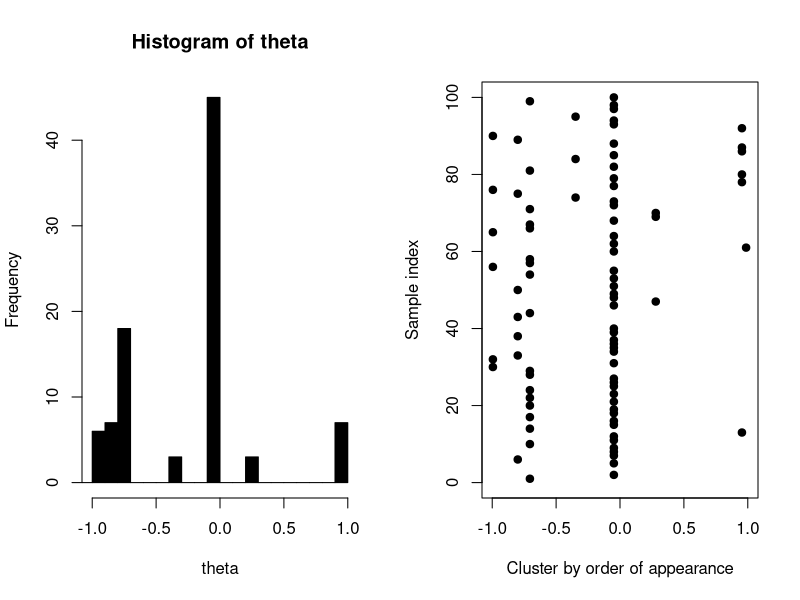

The R source for this figure:
# This script shows 
#   an example of polya urn process.
#
# Desciption:
#   Assume F ~ DP(alpha, G0) with alpha = 5, G0 ~ N (0, 1). 
#   Let theta.i ~ F, generate 10000 samples from F using the Polya urn scheme.
# 
# License: GNU v3
#
# Date: October 19, 2016
#
# Authors:
#    Rcode was written by Jiali Lin.
#    Depts. of Statistics, Virginia Tech,
#    Hutcheson Hall, 403K, Blacksburg, VA 24061 
#
# Source:
#   http://www.apps.stat.vt.edu/zhu/teaching/2016/6474/6474_2016.htm

polya_urn_model <- function(G_0, N, alpha) {
  balls <- c()
  
  for (i in 1:N) {
    if (runif(1) < alpha / (alpha + length(balls))) {
      # Add a new ball color.
      new_color <- G_0()
      balls <- c(balls, new_color)
      } 
    else {# Pick out a ball from the urn, and add back a
      # ball of the same color.
      ball <- balls[sample(1:length(balls), 1)]
      balls <- c(balls, ball)
      }
  }
  return(balls)
}

G_0 <- function(){
  rnorm(1, mean = 0, sd = 1)
}
N = 100;  alpha = 2;

theta <- polya_urn_model(G_0, N, alpha)

par(mfrow = c(1, 2))
hist(theta, breaks = 20, xlim = c(-1, 1), col = "black")

plot(theta, seq(1, N),
     ylab = "Sample index", xlab = "Cluster by order of appearance",
     ylim = c(0,max(10,N)), xlim = c(-1, 1), pch = 19)
